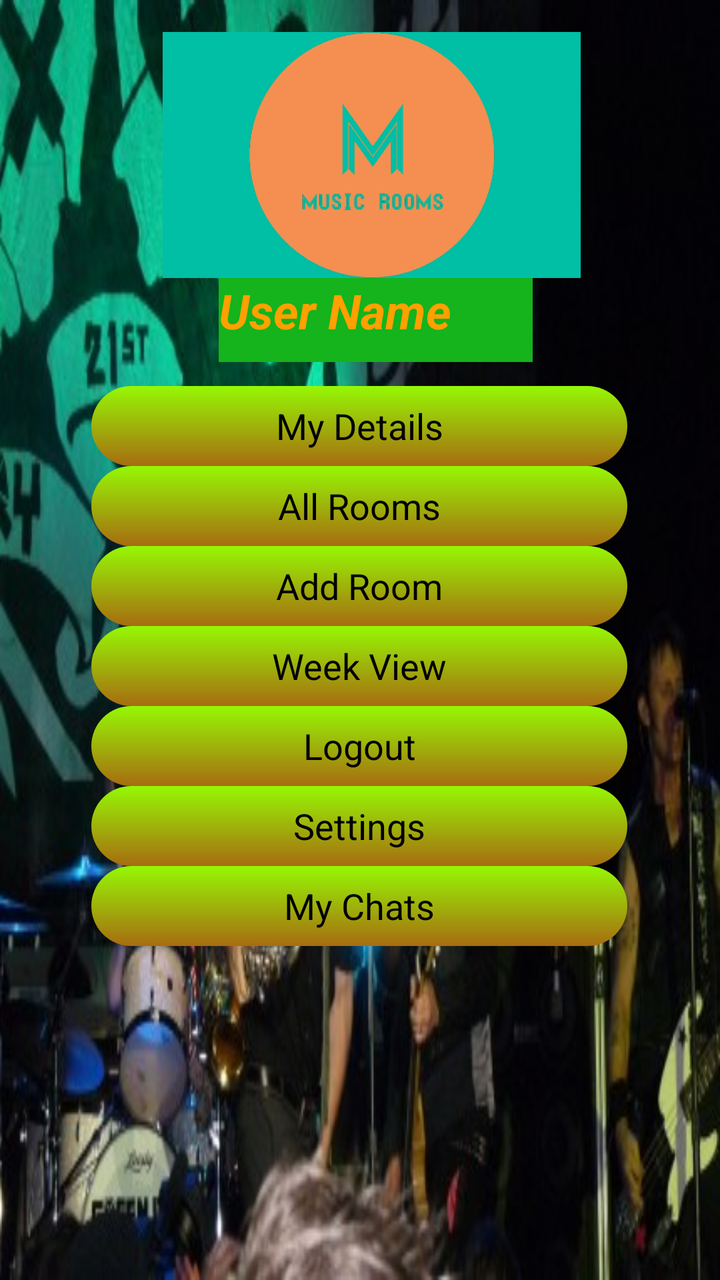
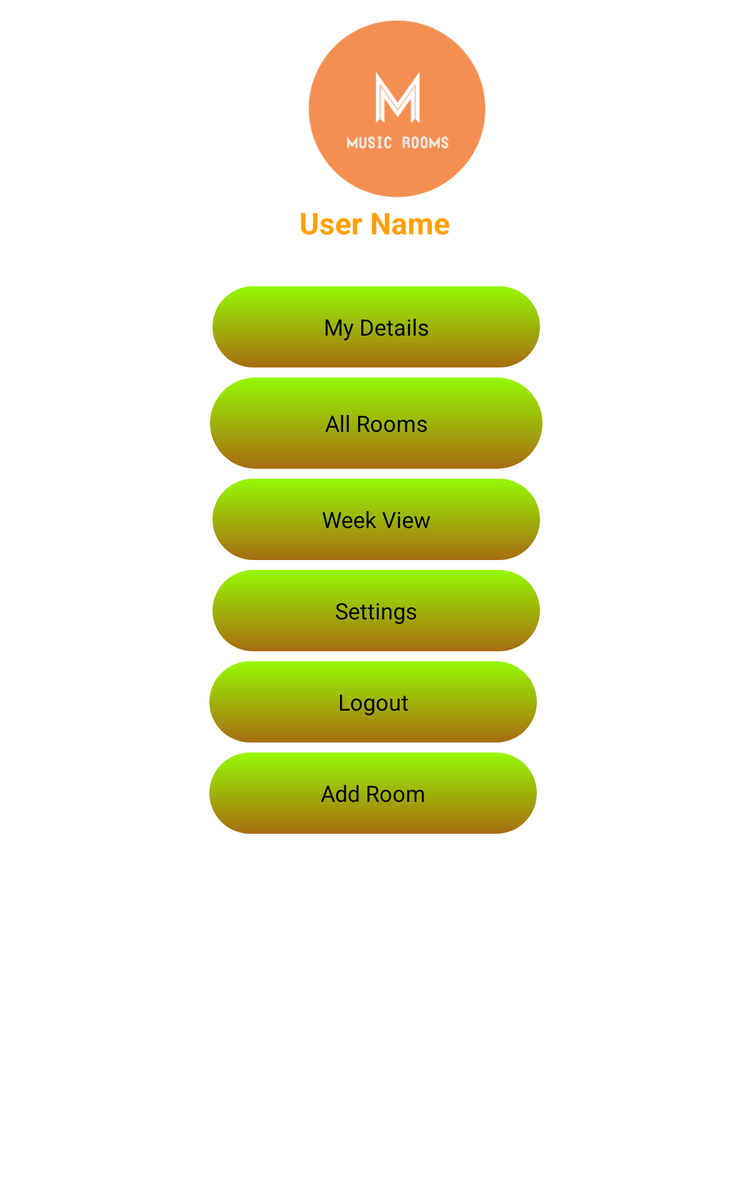

One screen, two layout resources from the same app: the default and the repository's alternative for another configuration. Each is rendered where Android would select it; the XML of both is given below.
<!-- AndroidManifest.xml: application theme AppTheme -->
<!-- res/layout/main_menu.xml -->
<?xml version="1.0" encoding="utf-8"?>
<ScrollView xmlns:android="http://schemas.android.com/apk/res/android"
    xmlns:app="http://schemas.android.com/apk/res-auto"
    xmlns:tools="http://schemas.android.com/tools"
    android:layout_width="match_parent"
    android:layout_height="match_parent"
    android:fillViewport="true"
    android:background="@mipmap/greenday">

    <androidx.constraintlayout.widget.ConstraintLayout
        android:id="@+id/linearLayout"
        android:layout_width="match_parent"
        android:layout_height="wrap_content"

        tools:context=".Fragments.MainMenu">


        <TextView
            android:id="@+id/username1"
            android:layout_width="157dp"
            android:layout_height="42dp"
            android:background="#15B31C"
            android:text="User Name"
            android:textColor="#FFA000"
            android:textSize="24sp"
            android:textStyle="bold|italic"
            app:layout_constraintEnd_toEndOf="parent"
            app:layout_constraintHorizontal_bias="0.539"
            app:layout_constraintStart_toStartOf="parent"
            app:layout_constraintTop_toBottomOf="@+id/app_icon" />

        <Button
            android:id="@+id/user_details"
            android:layout_width="268dp"
            android:layout_height="40dp"

            android:layout_marginTop="12dp"
            android:background="@drawable/profile_button"
            android:text="My Details"
            app:layout_constraintEnd_toEndOf="parent"
            app:layout_constraintHorizontal_bias="0.496"
            app:layout_constraintStart_toStartOf="parent"
            app:layout_constraintTop_toBottomOf="@+id/username1" />

        <Button
            android:id="@+id/main_list"
            android:layout_width="268dp"
            android:layout_height="40dp"
            android:background="@drawable/profile_button"
            android:text="All Rooms"
            app:layout_constraintEnd_toEndOf="parent"
            app:layout_constraintHorizontal_bias="0.496"
            app:layout_constraintStart_toStartOf="parent"
            app:layout_constraintTop_toBottomOf="@+id/user_details" />

        <Button
            android:id="@+id/add_room"
            android:layout_width="268dp"
            android:layout_height="40dp"
            android:background="@drawable/profile_button"
            android:text="Add Room"
            app:layout_constraintEnd_toEndOf="parent"
            app:layout_constraintHorizontal_bias="0.496"
            app:layout_constraintStart_toStartOf="parent"
            app:layout_constraintTop_toBottomOf="@+id/main_list" />

        <Button
            android:id="@+id/weekview"
            android:layout_width="268dp"
            android:layout_height="40dp"
            android:background="@drawable/profile_button"
            android:text="Week View"
            app:layout_constraintEnd_toEndOf="parent"
            app:layout_constraintHorizontal_bias="0.496"
            app:layout_constraintStart_toStartOf="parent"
            app:layout_constraintTop_toBottomOf="@+id/add_room" />

        <Button
            android:id="@+id/logout1"
            android:layout_width="268dp"
            android:layout_height="40dp"
            android:background="@drawable/profile_button"
            android:text="Logout"
            app:layout_constraintEnd_toEndOf="parent"
            app:layout_constraintHorizontal_bias="0.496"
            app:layout_constraintStart_toStartOf="parent"
            app:layout_constraintTop_toBottomOf="@+id/weekview" />

        <Button
            android:id="@+id/settings"
            android:layout_width="268dp"
            android:layout_height="40dp"
            android:background="@drawable/profile_button"
            android:text="Settings"
            app:layout_constraintEnd_toEndOf="parent"
            app:layout_constraintHorizontal_bias="0.496"
            app:layout_constraintStart_toStartOf="parent"
            app:layout_constraintTop_toBottomOf="@+id/logout1" />

        <ImageView
            android:id="@+id/profile_im"
            android:layout_width="66dp"
            android:layout_height="71dp"
            android:layout_marginStart="34dp"
            android:layout_marginLeft="34dp"
            android:layout_marginTop="31dp"
            android:layout_marginEnd="37dp"
            android:layout_marginRight="37dp"
            app:layout_constraintEnd_toStartOf="@+id/app_icon"
            app:layout_constraintStart_toStartOf="parent"
            app:layout_constraintTop_toTopOf="parent"
            tools:src="@tools:sample/avatars" />

        <ImageView
            android:id="@+id/app_icon"
            android:layout_width="209dp"
            android:layout_height="123dp"
            android:layout_marginTop="16dp"
            android:background="#00BFA5"
            android:src="@drawable/logo2"
            app:layout_constraintEnd_toEndOf="parent"
            app:layout_constraintHorizontal_bias="0.538"
            app:layout_constraintStart_toStartOf="parent"
            app:layout_constraintTop_toTopOf="parent" />

        <Button
            android:id="@+id/chats_frag"
            android:layout_width="268dp"
            android:layout_height="40dp"
            android:background="@drawable/profile_button"
            android:text="My Chats"
            app:layout_constraintEnd_toEndOf="parent"
            app:layout_constraintHorizontal_bias="0.496"
            app:layout_constraintStart_toStartOf="parent"
            app:layout_constraintTop_toBottomOf="@+id/settings" />

    </androidx.constraintlayout.widget.ConstraintLayout>


</ScrollView>
<!-- resources referenced by this layout -->
<resources>
  <!-- drawable logo2: png bitmap (drawable, 31708 bytes) -->
  <!-- drawable profile_button (drawable) -->
  <?xml version="1.0" encoding="utf-8"?>
  <shape xmlns:android="http://schemas.android.com/apk/res/android"
      android:shape="rectangle">
      <corners android:radius="40dp"/> 
      <solid android:color="#8647A1"/> 
      <gradient
          android:startColor="@color/accent"
          android:endColor="@color/colorAccent"
          android:angle="-270" />
  </shape>
  <!-- mipmap greenday: jpg bitmap (mipmap-mdpi, 41529 bytes) -->
  <style name="AppTheme" parent="android:Theme.Holo.Light.DarkActionBar">
          
          <item name="colorPrimary">@color/accent</item>
          <item name="android:actionBarStyle">@style/AppTheme.Light.ActionBar</item>
          <item name="titleTextColor">@color/event_color_03</item>
          <item name="colorPrimaryDark">@color/colorPrimaryDark</item>
          <item name="colorAccent">@color/event_color_03</item>
          <item name="searchIcon">@style/Widget.AppCompat.SearchView</item>
          <item name="android:textColorPrimary">#DC1717</item>
  
  
      </style>
  <color name="accent">#96F804</color>
  <color name="colorAccent">#A76C11</color>
  <style name="AppTheme.Light.ActionBar" parent="@android:style/Widget.Holo.ActionBar">
          <item name="android:background">#64DD17</item>
  
      </style>
  <color name="event_color_03">#87d288</color>
  <color name="colorPrimaryDark">#23D8E2</color>
</resources>
<!-- res/layout-sw600dp/main_menu.xml (the repository's variant of the layout above) -->
<!-- drawn on a 7-inch tablet held upright -->
<?xml version="1.0" encoding="utf-8"?>
<androidx.constraintlayout.widget.ConstraintLayout
    xmlns:android="http://schemas.android.com/apk/res/android"
    xmlns:app="http://schemas.android.com/apk/res-auto"
    xmlns:tools="http://schemas.android.com/tools"
    android:id="@+id/linearLayout"
    android:layout_width="match_parent"
    android:layout_height="match_parent"

    tools:context=".Fragments.MainMenu">

    <ScrollView
        android:layout_width="match_parent"
        android:layout_height="match_parent">

        <androidx.constraintlayout.widget.ConstraintLayout
            android:layout_width="match_parent"
            android:layout_height="wrap_content">


    <Button
        android:id="@+id/user_details"
        android:layout_width="262dp"
        android:layout_height="65dp"

        android:layout_marginTop="28dp"
        android:background="@drawable/profile_button"
        android:text="My Details"
        app:layout_constraintEnd_toEndOf="parent"
        app:layout_constraintHorizontal_bias="0.503"
        app:layout_constraintStart_toStartOf="parent"
        app:layout_constraintTop_toBottomOf="@+id/username1" />

            <Button
                android:id="@+id/main_list"
                android:layout_width="266dp"
                android:layout_height="73dp"
                android:layout_marginTop="8dp"
                android:background="@drawable/profile_button"
                android:text="All Rooms"
                app:layout_constraintEnd_toEndOf="parent"
                app:layout_constraintHorizontal_bias="0.503"
                app:layout_constraintStart_toStartOf="parent"
                app:layout_constraintTop_toBottomOf="@+id/user_details" />

    <Button
        android:id="@+id/settings"
        android:layout_width="262dp"
        android:layout_height="65dp"
        android:layout_marginTop="8dp"
        android:background="@drawable/profile_button"
        android:text="Settings"
        app:layout_constraintEnd_toEndOf="parent"
        app:layout_constraintHorizontal_bias="0.503"
        app:layout_constraintStart_toStartOf="parent"
        app:layout_constraintTop_toBottomOf="@+id/weekview" />

    <Button
        android:id="@+id/weekview"
        android:layout_width="262dp"
        android:layout_height="65dp"
        android:layout_marginTop="8dp"
        android:background="@drawable/profile_button"
        android:text="Week View"
        app:layout_constraintEnd_toEndOf="parent"
        app:layout_constraintHorizontal_bias="0.503"
        app:layout_constraintStart_toStartOf="parent"
        app:layout_constraintTop_toBottomOf="@+id/main_list" />

    <Button
        android:id="@+id/logout1"
        android:layout_width="262dp"
        android:layout_height="65dp"
        android:layout_marginTop="8dp"
        android:background="@drawable/profile_button"
        android:text="Logout"
        app:layout_constraintEnd_toEndOf="parent"
        app:layout_constraintHorizontal_bias="0.496"
        app:layout_constraintStart_toStartOf="parent"
        app:layout_constraintTop_toBottomOf="@+id/settings" />

    <Button
        android:id="@+id/add_room"
        android:layout_width="262dp"
        android:layout_height="65dp"
        android:layout_marginTop="8dp"
        android:background="@drawable/profile_button"
        android:text="Add Room"
        app:layout_constraintEnd_toEndOf="parent"
        app:layout_constraintHorizontal_bias="0.496"
        app:layout_constraintStart_toStartOf="parent"
        app:layout_constraintTop_toBottomOf="@+id/logout1" />

    <ImageView
        android:id="@+id/app_icon"
        android:layout_width="155dp"
        android:layout_height="142dp"
        android:layout_marginTop="16dp"
        android:src="@drawable/logo2"
        app:layout_constraintEnd_toEndOf="parent"
        app:layout_constraintHorizontal_bias="0.539"
        app:layout_constraintStart_toStartOf="parent"
        app:layout_constraintTop_toTopOf="parent" />

            <TextView
                android:id="@+id/username1"
                android:layout_width="155dp"
                android:layout_height="39dp"
                android:layout_marginTop="4dp"
                android:text="User Name"
                android:textColor="#FFA000"
                android:textSize="24sp"
                android:textStyle="bold"
                app:layout_constraintEnd_toEndOf="parent"
                app:layout_constraintHorizontal_bias="0.538"
                app:layout_constraintStart_toStartOf="parent"
                app:layout_constraintTop_toBottomOf="@+id/app_icon" />

            <ImageView
                android:id="@+id/profile_im"
                android:layout_width="66dp"
                android:layout_height="71dp"
                android:layout_marginTop="44dp"
                app:layout_constraintEnd_toStartOf="@+id/app_icon"
                app:layout_constraintHorizontal_bias="0.444"
                app:layout_constraintStart_toStartOf="parent"
                app:layout_constraintTop_toTopOf="parent"
                tools:src="@tools:sample/avatars" />
        </androidx.constraintlayout.widget.ConstraintLayout>
    </ScrollView>
</androidx.constraintlayout.widget.ConstraintLayout>
<!-- resources referenced by the variant -->
<!-- as a 7-inch tablet held upright resolves them -->
<resources>
  <!-- drawable logo2: png bitmap (drawable, 31708 bytes) -->
  <!-- drawable profile_button (drawable) -->
  <?xml version="1.0" encoding="utf-8"?>
  <shape xmlns:android="http://schemas.android.com/apk/res/android"
      android:shape="rectangle">
      <corners android:radius="40dp"/> 
      <solid android:color="#8647A1"/> 
      <gradient
          android:startColor="@color/accent"
          android:endColor="@color/colorAccent"
          android:angle="-270" />
  </shape>
  <style name="AppTheme" parent="android:Theme.Holo.Light.DarkActionBar">
          
          <item name="colorPrimary">@color/accent</item>
          <item name="android:actionBarStyle">@style/AppTheme.Light.ActionBar</item>
          <item name="titleTextColor">@color/event_color_03</item>
          <item name="colorPrimaryDark">@color/colorPrimaryDark</item>
          <item name="colorAccent">@color/event_color_03</item>
          <item name="searchIcon">@style/Widget.AppCompat.SearchView</item>
          <item name="android:textColorPrimary">#DC1717</item>
  
  
      </style>
  <color name="accent">#96F804</color>
  <color name="colorAccent">#A76C11</color>
  <style name="AppTheme.Light.ActionBar" parent="@android:style/Widget.Holo.ActionBar">
          <item name="android:background">#64DD17</item>
  
      </style>
  <color name="event_color_03">#87d288</color>
  <color name="colorPrimaryDark">#23D8E2</color>
</resources>
